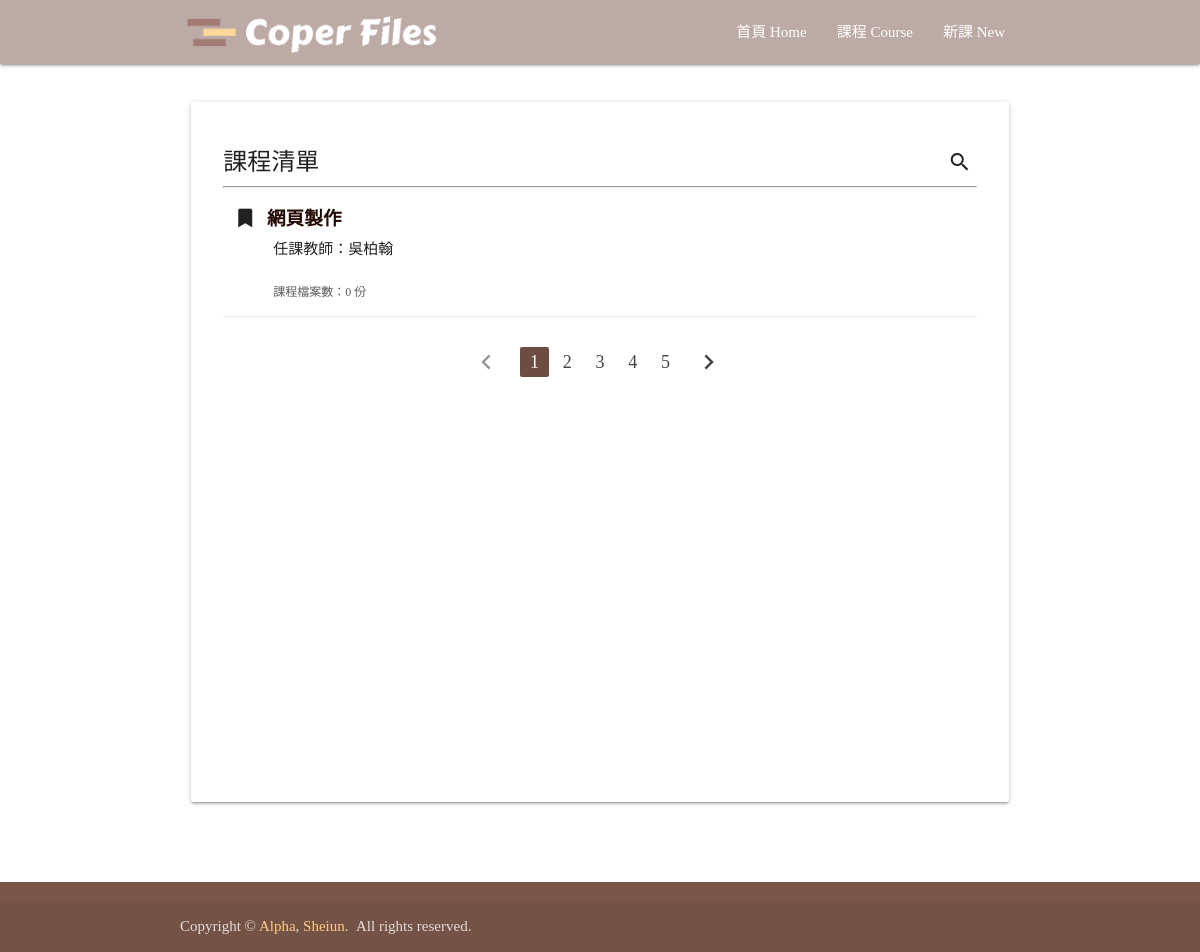
Page /courses/ on the earlier database version.
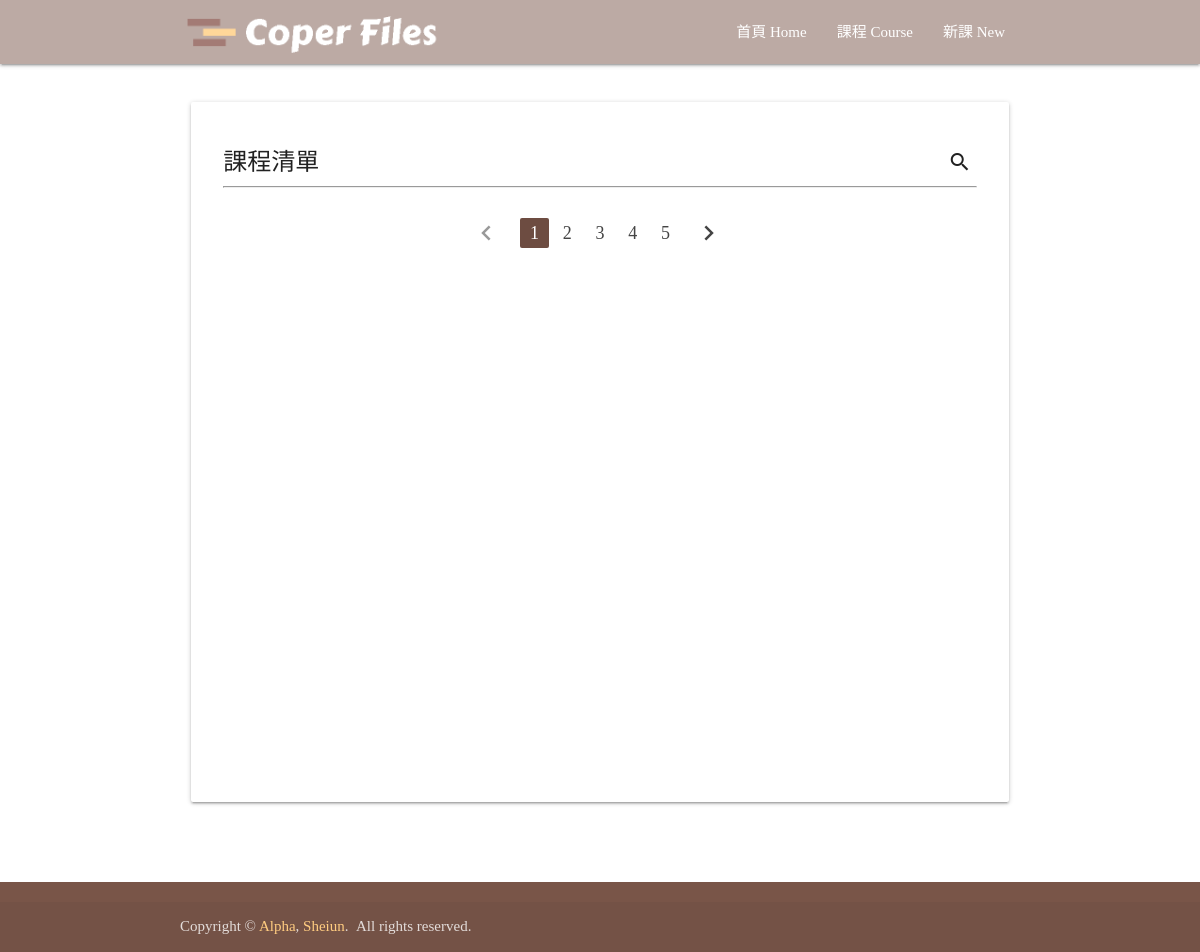
Same page on the later database version.
### courses/models.py (models this page shows, shortened)
class CourseInformation(models.Model):
    course_administrator = models.ForeignKey(CourseAdminstrator, on_delete=models.CASCADE)
    course_name = models.CharField(max_length=20)
    course_teacher = models.CharField(max_length=20)
    course_type = models.CharField(max_length=20)
    course_discription = models.CharField(max_length=500, null=True)
    course_website = models.CharField(max_length=100, null=True)

### courses/views.py (the view)
# urls.py: url(r'^courses/', include('courses.urls')),
def courses(request):
    if request.method == 'POST': # Search
        mode = request.POST.get('mode')
        codintion = request.POST.get('condition')
        if mode == 'admin':
            courses = CourseInformation.objects.filter(course_administrator__admin_name__icontains=codintion).annotate(file_count=Count('coursefile')).order_by('-file_count')
        elif mode == 'teacher':
            courses = CourseInformation.objects.filter(course_teacher__icontains=codintion).annotate(file_count=Count('coursefile')).order_by('-file_count')
        elif mode == 'name':
            courses = CourseInformation.objects.filter(course_name__icontains=codintion).annotate(file_count=Count('coursefile')).order_by('-file_count')
        else:
            messages.info(request, '搜尋錯誤!')
            courses = CourseInformation.objects.annotate(file_count=Count('coursefile')).order_by('-file_count')
    else: # Not Search
        courses = CourseInformation.objects.annotate(file_count=Count('coursefile')).order_by('-file_count')
    return render(request, 'courses/index.html', {'courses': courses})

### courses/templates/courses/index.html (shortened to what this page needs)
{% extends 'base.html' %}
{% load static %}
{% block content %}
<div class="container" style="padding-top: 30px;">
      <div class="row">
          <div class="col s12 m12">
            <div class="card" style="min-height: 700px;">
              <div class="card-content">
                <span class="card-title activator grey-text text-darken-4">課程清單<i class="material-icons right">search</i></span>
                <hr>
                {% for course in courses %}
                <div class="course_list_one">
                  <div class="header_mid_icon">
                    <i class="fas fa-bookmark" style="margin-right: 10px;"></i>
                    <a href="{% url 'courses_detail' course.id %}">{{ course.course_name }}</a>
                  </div>
                  <div style="margin-left:50px; padding-bottom:15px;">
                    <div class="header_small_icon" style="font-weight: normal;">任課教師：{{ course.course_teacher }}</div>
                    <br>
                    <div class="fileCount">課程檔案數：{{ course.file_count }} 份</div>
                  </div>
                </div>
                {% endfor %}
                <div style="margin-top: 30px; width: 100%; text-align: center;">
                  <ul class="pagination">
                    <li class="disabled"><a href="#!"><i class="material-icons">chevron_left</i></a></li>
                    <li class="active brown darken-1"><a href="#!">1</a></li>
                    <li class="waves-effect"><a href="#!">2</a></li>
                    <li class="waves-effect"><a href="#!">3</a></li>
                    <li class="waves-effect"><a href="#!">4</a></li>
                    <li class="waves-effect"><a href="#!">5</a></li>
                    <li class="waves-effect"><a href="#!"><i class="material-icons">chevron_right</i></a></li>
                  </ul>
                </div>
              </div>
            </div>
          </div>
      </div>
    <br><br>
  </div>
{% endblock %}

Differences in the rows shown:
removed CourseInformation: course_name "網頁製作", course_teacher "吳柏翰", file_count "0"
